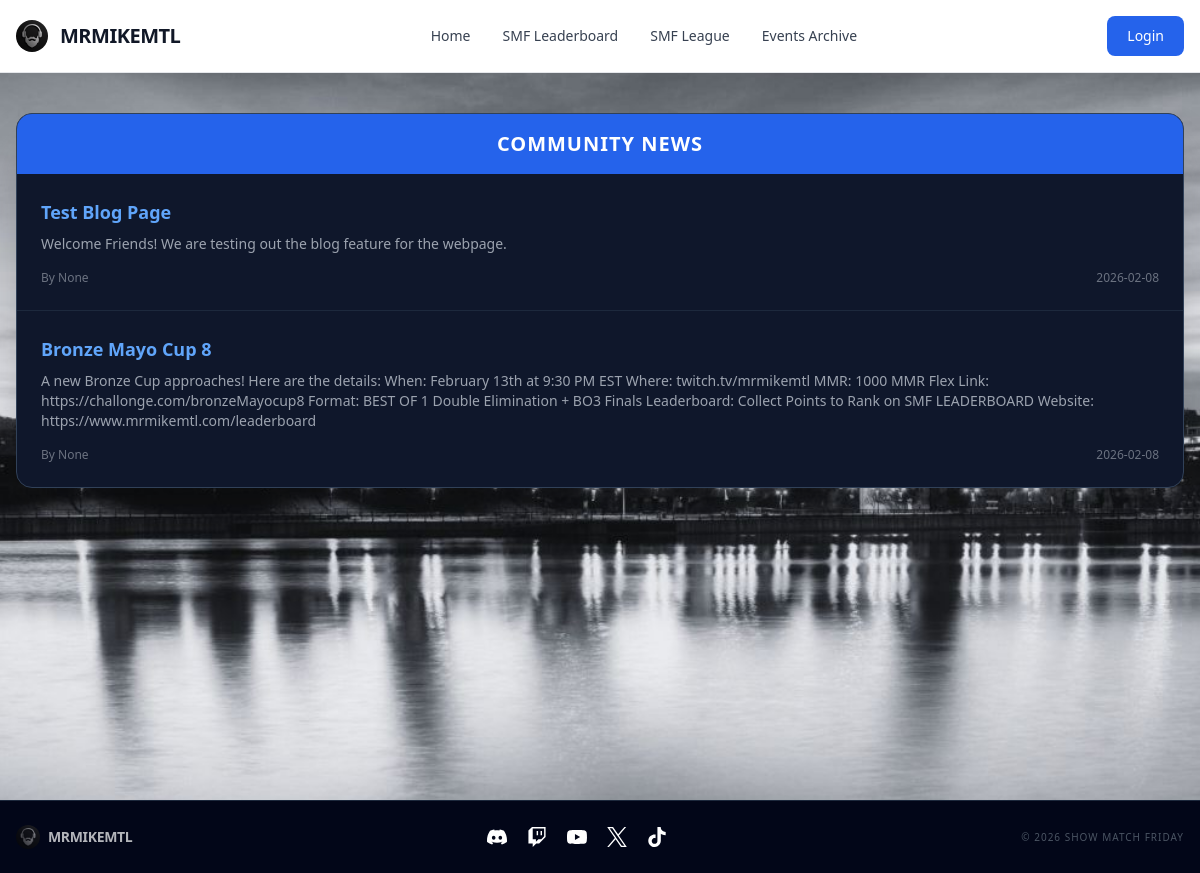
The app's page /news, older data.
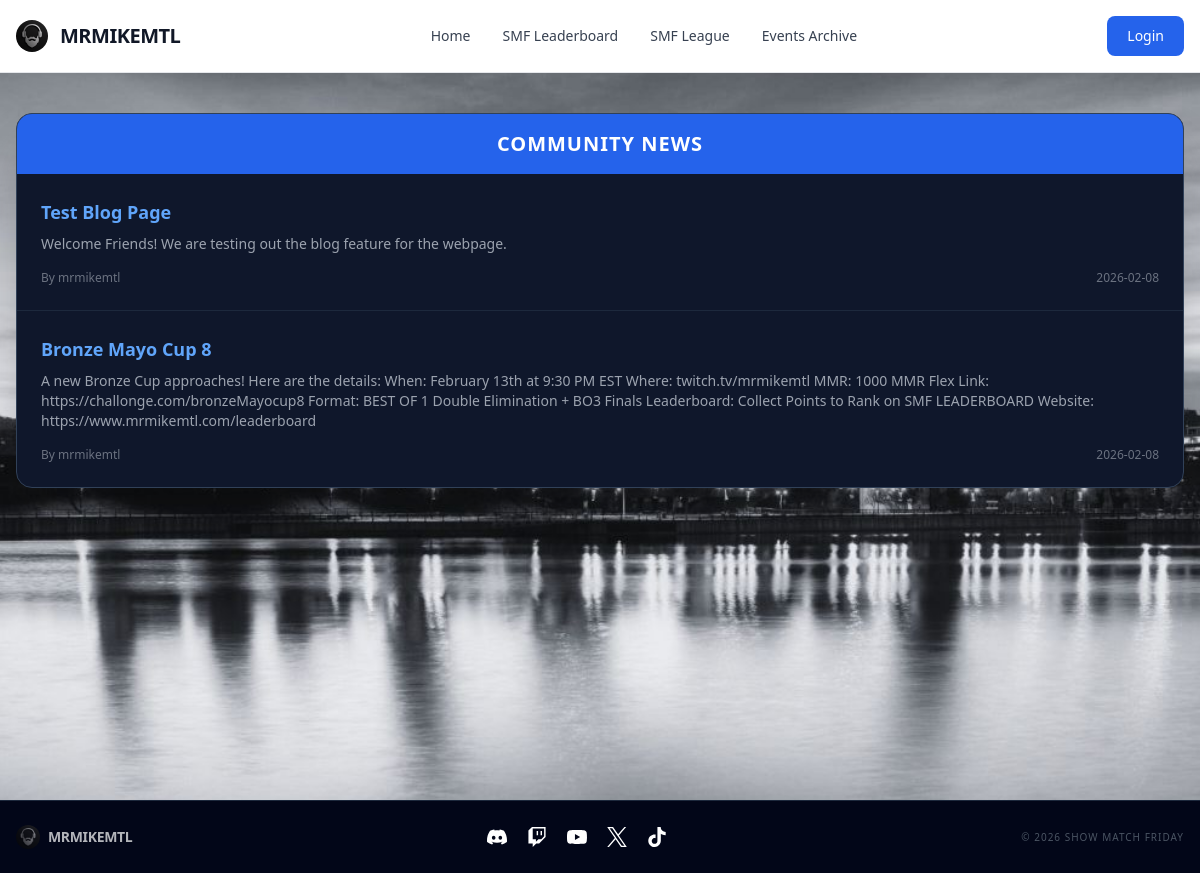
The same page, newer data.
### tables this page shows
CREATE TABLE posts (id INTEGER PRIMARY KEY, title TEXT, content TEXT, author TEXT, date DATETIME DEFAULT CURRENT_TIMESTAMP);

### web/app.py (the view)
@app.route("/news")
def news():
    posts = dbsession.execute(sqlalchemy.text("SELECT * FROM posts ORDER BY date;")).all()
    news_post = request.args.get("post")
    if not news_post:
        return render_template("news.html", posts=posts)
    else:
        for post in posts:
            if news_post == post.title:
                return render_template("news.html", news_post=post)

### web/templates/news.html
{% extends "base.html" %}
{% block content %}
{% if news_post %}
<article class="max-w-4xl mx-auto bg-slate-900 border border-slate-700 rounded-2xl shadow-2xl overflow-hidden">
    <header class="bg-blue-600 py-8 px-6 sm:px-10">
        <div class="flex flex-col items-center space-y-4">
            <a href="/news" class="text-blue-200 hover:text-white text-xs uppercase tracking-widest transition-colors">
                &larr; Back to News
            </a>
            <h1 class="text-3xl md:text-5xl font-extrabold text-white text-center leading-tight uppercase tracking-wider">
                {{ news_post.title }}
            </h1>
        </div>
    </header>
    <div class="border-b border-slate-800 bg-slate-900/50 px-6 py-4 flex flex-wrap justify-between items-center text-sm text-gray-400">
        <div class="flex items-center space-x-2">
            <span class="font-medium text-blue-400 italic">Published by</span>
            <span class="text-gray-200">{{ news_post.author }}</span>
        </div>
        <div class="flex items-center space-x-2">
            <span class="text-gray-500">{{ news_post.date[:10] }}</span>
        </div>
    </div>
    <div class="p-8 sm:p-12">
        <div class="prose prose-invert prose-blue max-w-none">
            <p class="text-gray-300 text-lg leading-relaxed whitespace-pre-line">
                {{ news_post.content }}
            </p>
        </div>
        <div class="mt-12 pt-8 border-t border-slate-800 flex justify-center">
            <button onclick="window.print()" class="text-xs text-slate-500 hover:text-blue-400 transition-colors uppercase tracking-widest">
                Share or Print Article
            </button>
        </div>
    </div>
</article>
{% else %}
<div class="flex-1 flex flex-col bg-slate-900 border border-slate-700 rounded-2xl shadow-2xl overflow-hidden">
<h3 class="text-xl font-bold text-white text-center py-4 bg-blue-600 uppercase tracking-wider">
    Community News
</h3>
<div class="flex-grow divide-y divide-slate-800">
    {% for post in posts %}
    <div class="p-6">
        <h4 class="text-blue-400 font-bold text-lg"><a href="/news?post={{ post.title }}">{{ post.title }}</a></h4>
        <p class="text-gray-400 text-sm mt-2 line-clamp-3">{{ post.content }}</p>
        <div class="mt-4 flex justify-between items-center text-xs text-gray-500">
            <span>By {{ post.author }}</span>
            <span>{{ post.date[:10] }}</span>
        </div>
    </div>
    {% else %}
    <div class="p-10 text-center text-gray-500 italic">No news yet.</div>
    {% endfor %}
</div>
</div>
{% endif %}
{% endblock %}

Row changes from the older to the newer data that the page shows:
changed posts "Test Blog Page": author "None" → "mrmikemtl"
changed posts "Bronze Mayo Cup 8": author "None" → "mrmikemtl"
